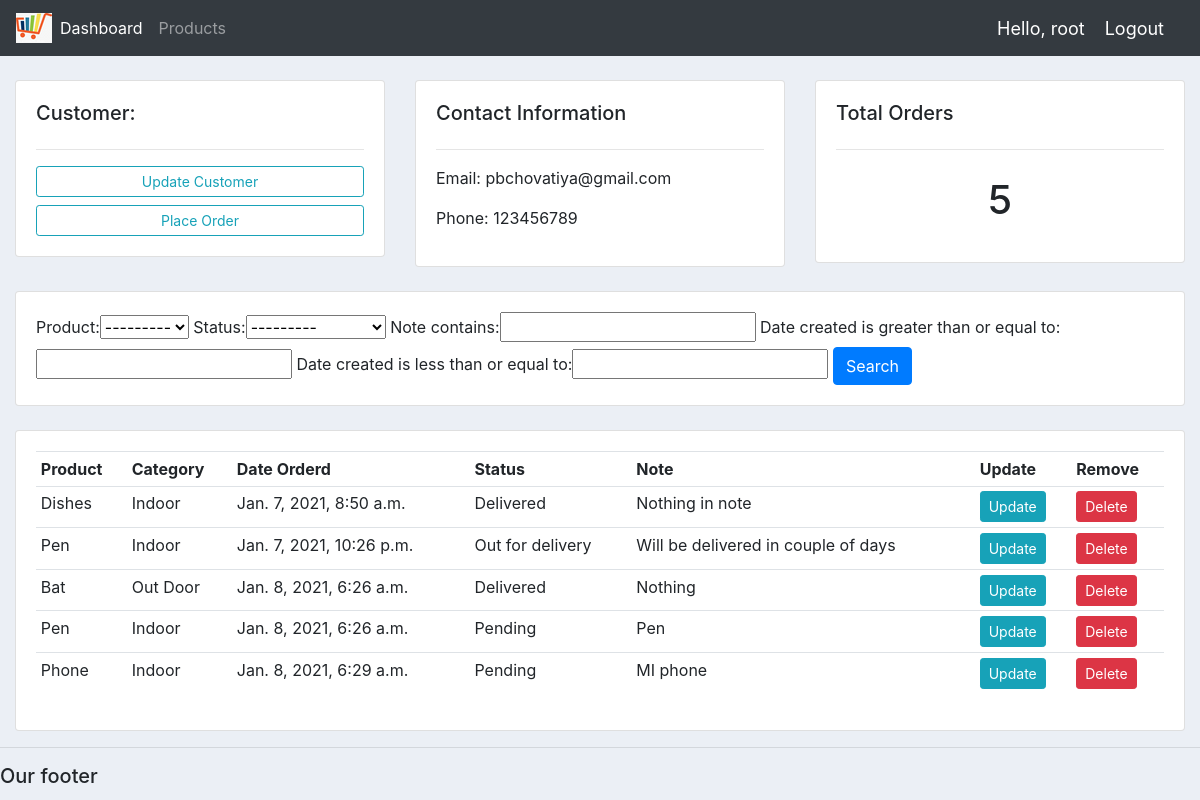
The app's page /customer/1/ (signed in) with its own data.
### accounts/models.py (models this page shows, shortened)
class Customer(models.Model):
    user = models.OneToOneField(User, null=True, on_delete=models.CASCADE)
    name = models.CharField(max_length=200, null=True)
    phone = models.CharField(max_length=200, null=True)
    email = models.EmailField(max_length=200, null=True)
    profile_pic = models.ImageField(default="profile1.png", null=True, blank=True)
    date_created = models.DateTimeField(auto_now_add=True, null=True)

class Order(models.Model):
    STATUS = (
        ('Pending', 'Pending'),
        ('Out for delivery', 'Out for delivery'),
        ('Delivered', 'Delivered'),
    )
    customer = models.ForeignKey(Customer, null=True, on_delete=models.SET_NULL)
    product = models.ForeignKey(Product, null=True, on_delete=models.SET_NULL)
    date_created = models.DateTimeField(auto_now_add=True, null=True)
    status = models.CharField(max_length=200, null=True, choices=STATUS)
    note = models.CharField(max_length=1000, null=True)

class Product(models.Model):
    CATEGORY = (
        ('Indoor', 'Indoor'),
        ('Out Door', 'Out Door'),
    )
    name = models.CharField(max_length=200, null=True)
    price = models.FloatField(null=True)
    category = models.CharField(max_length=200, null=True, choices=CATEGORY)
    description = models.CharField(max_length=200, null=True, blank=True)
    date_created = models.DateTimeField(auto_now_add=True, null=True)
    tags = models.ManyToManyField(Tag)
    def __str__(self):
        return self.name

### accounts/decorators.py (the view)
		def wrapper_func(request, *args, **kwargs):
			group = None
			if request.user.groups.exists():
				group = request.user.groups.all()[0].name
			if group in allowed_roles:
				return view_func(request, *args, **kwargs)
			else:
				return HttpResponse('You are not authorized to view this page')

### accounts/views.py (called while the page is built)
@login_required(login_url='login')
@allowed_users(allowed_roles=['admin'])
def customer(request, pk):
	customer = Customer.objects.get(id=pk)
	orders = customer.order_set.all()
	order_count = orders.count()
	myFilter = OrderFilter(request.GET, queryset=orders)
	orders = myFilter.qs
	context = {'customer': customer, 'orders': orders, 'order_count': order_count, 'myFilter': myFilter}
	return render(request, 'accounts/customer.html', context)

### accounts/templates/accounts/customer.html
{%  extends 'accounts/main.html' %}
{% block content %}
	<br>
<div class="row">
	<div class="col-md">
		<div class="card card-body">
			<h5>Customer:</h5>
			<hr>
			<a class="btn btn-outline-info  btn-sm btn-block" href="">Update Customer</a>
			<a class="btn btn-outline-info  btn-sm btn-block" href="{% url 'create_order' customer.id %}">Place Order</a>
		</div>
	</div>
	<div class="col-md">
		<div class="card card-body">
			<h5>Contact Information</h5>
			<hr>
			<p>Email: {{customer.email}}</p>
			<p>Phone: {{customer.phone}}</p>
		</div>
	</div>
	<div class="col-md">
		<div class="card card-body">
			<h5>Total Orders</h5>
			<hr>
			<h1 style="text-align: center;padding: 10px">{{order_count}}</h1>
		</div>
	</div>
</div>
<br>
<div class="row">
	<div class="col">
		<div class="card card-body">
			<form method="get">
				{{myFilter.form}}
				<button class="btn btn-primary" type="submit">Search</button>
			</form>
		</div>
	</div>
</div>
<br>
<div class="row">
	<div class="col-md">
		<div class="card card-body">
			<table class="table table-sm">
				<tr>
					<th>Product</th>
					<th>Category</th>
					<th>Date Orderd</th>
					<th>Status</th>
					<th>Note</th>
					<th>Update</th>
					<th>Remove</th>
				</tr>
				{% for order in orders %}
					<tr>
						<td>{{order.product}}</td>
						<td>{{order.product.category}}</td>
						<td>{{order.date_created}}</td>
						<td>{{order.status}}</td>
						<td>{{order.note}}</td>
						<td> <a class="btn btn-sm btn-info" href="{% url 'update_order' order.id %}">Update</a> </td>
						<td> <a class="btn btn-sm btn-danger" href="{% url 'delete_order' order.id %}">Delete</a> </td>
					</tr>
				{% endfor %}
			</table>
		</div>
	</div>
</div>
{% endblock %}

### accounts/templates/accounts/navbar.html (shortened to what this page needs)
{% load static %}
<nav class="navbar navbar-expand-lg navbar-dark bg-dark">
 <img src="{% static 'images/logo.jpg' %}">
  <div class="collapse navbar-collapse" id="navbarNav">
    <ul class="navbar-nav">
        {% if request.user.is_staff %}
      <li class="nav-item active">
        <a class="nav-link" href="{% url 'home' %}">Dashboard</a>
      </li>
      <li class="nav-item">
        <a class="nav-link" href="{% url 'products' %}">Products</a>
      </li>
        {% else %}
        <li class="nav-item">
        <a class="nav-link" href="{% url 'account' %}">Settings</a>
        </li>
        {% endif %}
    </ul>
  </div>
    <span class="hello-msg">Hello, {{request.user}}</span>
    <span><a class="hello-msg" href="{% url 'logout' %}">Logout</a></span>
</nav>

### static/css/main.css (style rules this page uses)
body { background-color: #ebeff5; }

### accounts/templates/accounts/navbar.html (style rules this page uses)
.hello-msg { font-size: 18px; color: #fff; margin-right: 20px; }

### records on screen
Customer: email "pbchovatiya@gmail.com", phone "123456789"
Order: product "Dishes", product.category "Indoor", date_created "Jan. 7, 2021, 8:50 a.m.", status "Delivered", note "Nothing in note"
Order: product "Pen", product.category "Indoor", date_created "Jan. 7, 2021, 10:26 p.m.", status "Out for delivery", note "Will be delivered in couple of days"
Order: product "Bat", product.category "Out Door", date_created "Jan. 8, 2021, 6:26 a.m.", status "Delivered", note "Nothing"
Order: product "Pen", product.category "Indoor", date_created "Jan. 8, 2021, 6:26 a.m.", status "Pending", note "Pen"
Order: product "Phone", product.category "Indoor", date_created "Jan. 8, 2021, 6:29 a.m.", status "Pending", note "MI phone"

### other values on screen
{{ request.user }} "root"
{{ order_count }} "5"
